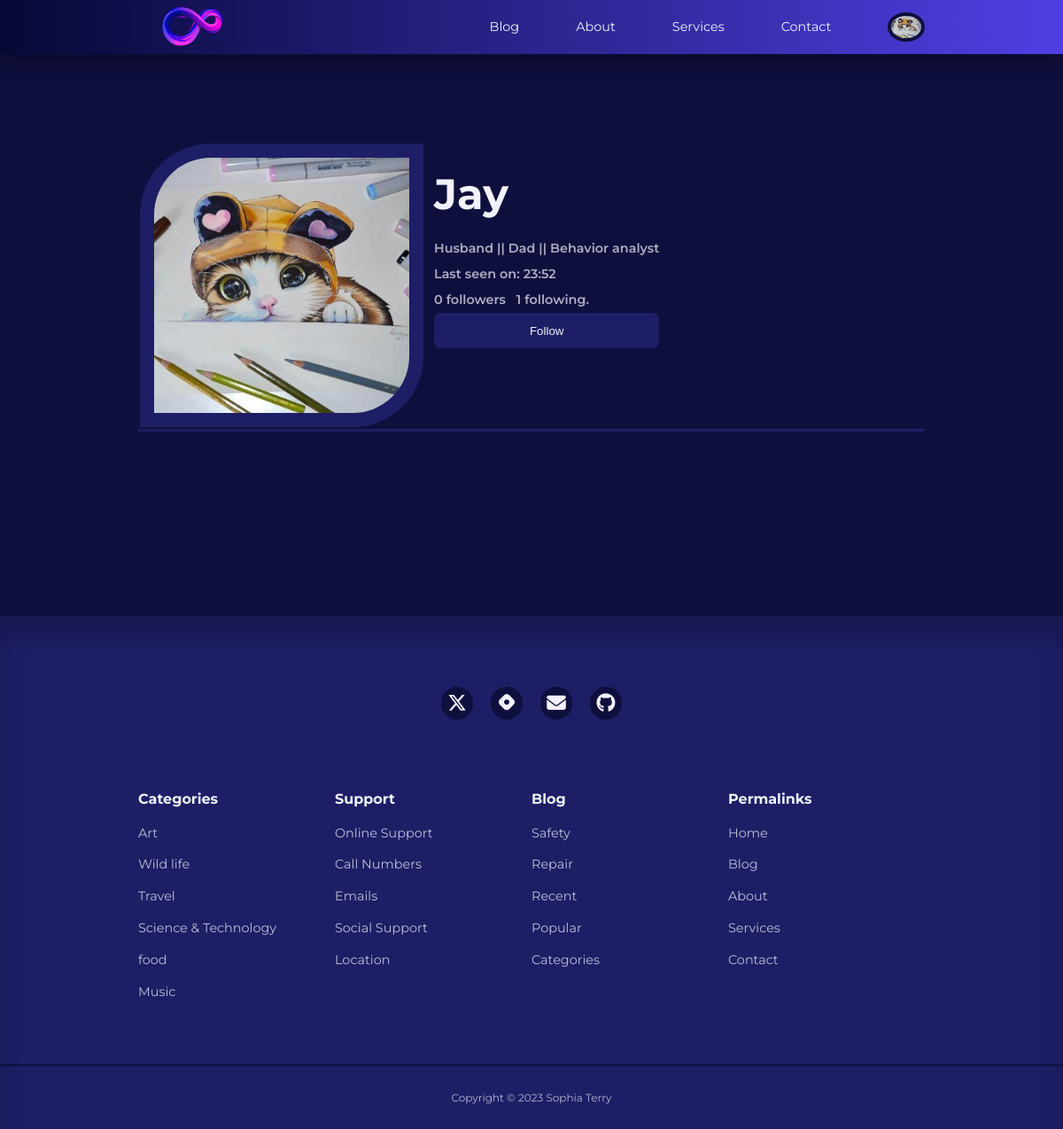
The page /user/Jay (signed in) on the database as committed earlier.
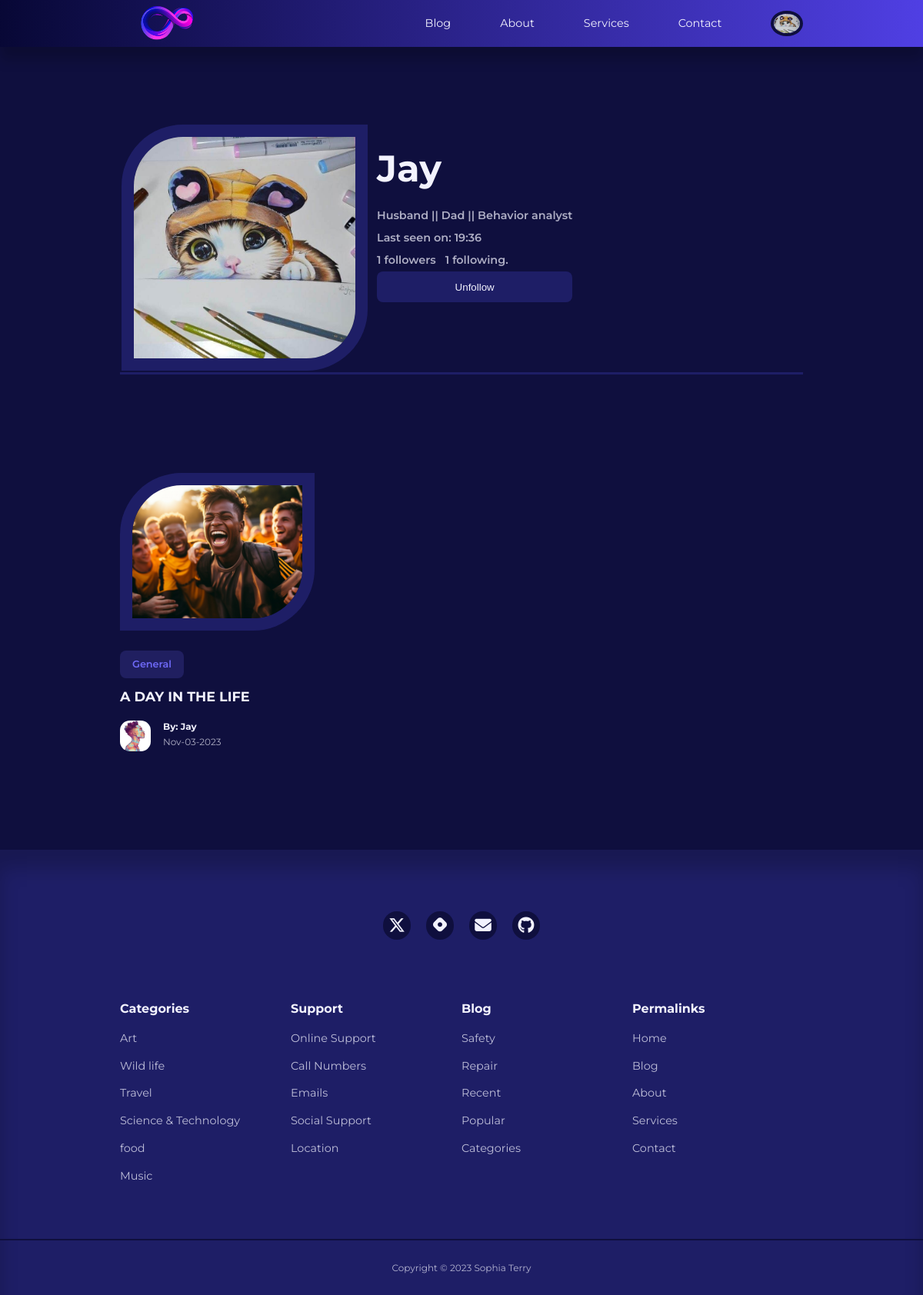
The same page on the database as committed later.
### app/models.py (models this page shows, shortened)
class User(UserMixin, db.Model):
    id = db.Column(db.Integer, primary_key=True)
    username = db.Column(db.String(100), index=True, unique=True)
    email = db.Column(db.String(120), index=True, unique=True)
    password_hash = db.Column(db.String(128))
    role = db.Column(db.String(3))
    picture = db.Column(db.String(120), nullable=True)
    posts = db.relationship('Post', backref='author', lazy='dynamic')
    about_me = db.Column(db.String(140))
    last_seen = db.Column(db.DateTime, default=datetime.utcnow)
    followed = db.relationship(
        'User', secondary=followers,
        primaryjoin=(followers.c.follower_id == id),
        secondaryjoin=(followers.c.followed_id == id),
        backref=db.backref('followers', lazy='dynamic'), lazy='dynamic'
    )
    def is_following(self, user):
        return self.followed.filter(
            followers.c.followed_id == user.id).count() > 0

class Post(db.Model):
    id = db.Column(db.Integer, primary_key=True)
    title = db.Column(db.String(120))
    content = db.Column(db.Text)
    image = db.Column(db.String(120), nullable=True)
    timestamp = db.Column(db.DateTime, index=True, default=datetime.utcnow)
    user_id = db.Column(db.Integer, db.ForeignKey('user.id', name='fk_user_id'))
    category_id = db.Column(db.Integer, db.ForeignKey('category.id', name='fk_category_id'))
    category = db.relationship('Category', backref=db.backref('posts', lazy=True))

class Category(db.Model):
    id = db.Column(db.Integer, primary_key=True)
    name = db.Column(db.String(20), unique=True, nullable=False)

### app/routes.py (the view)
@app.route('/user/<username>') #user
@login_required
def user(username):
    user = User.query.filter_by(username=username).first_or_404()
    page = request.args.get('page', 1, type=int)
    posts = user.posts.order_by(Post.timestamp.desc()).paginate(
        page=page, per_page=app.config['POSTS_PER_PAGE'], error_out=False)
    next_url = url_for('user', username=user.username, page=posts.next_num) \
        if posts.has_next else None
    prev_url = url_for('user', username=user.username, page=posts.prev_num) \
        if posts.has_prev else None
    authors = [post.author for post in posts]
    form = EmptyForm() # followers
    return render_template('user.html', user=user, posts=posts.items, authors=authors,
                            next_url=next_url, prev_url=prev_url, form=form)

### app/forms.py
class EmptyForm(FlaskForm):
    submit = SubmitField('Submit')

### app/models.py (called while the page is built)
@login.user_loader
def load_user(id):
    return User.query.get(int(id))

### app/routes.py (called while the page is built)
@app.before_request
def before_request():
    if current_user.is_authenticated:
        current_user.last_seen = datetime.utcnow()
        db.session.commit()

### app/templates/user.html (shortened to what this page needs)
{% extends "base.html" %}
{% block content %}
<div class="container profile__container">
    <table>
        <tr valign="top">
            <td>
                {% if current_user.picture %}
                <img class="display__pic" src="{{ url_for('static', filename='images/' + current_user.picture) }}">
                {% else %}
                <img src="{{ url_for('static', filename='/images/default_profile_pc.png') }}" alt="Default Image">
                {% endif %}
            </td>
            <td class="user__table">
                <h1>{{ user.username }}</h1>
                {% if user.about_me %}<p>{{ user.about_me }}</p>{% endif %}
                {% if user.last_seen %}<p>Last seen on: {{ user.last_seen.strftime('%H:%M') }}</p>{% endif %}
                <p>{{ user.followers.count() }} followers &nbsp; {{ user.followed.count() }} following.</p>
                {% if user == current_user %}
                <p>
                    <a class="link__button" href="{{ url_for('edit_profile') }}">Edit your profile</a>&nbsp;
                     <a class="link__button" href="{{ url_for('add_post') }}">Create post </a>
                </p>
                {% elif not current_user.is_following(user) %}
                 <p>
                    <form action="{{ url_for('follow', username=user.username) }}" method="post">
                        {{ form.submit(value='Follow') }}
                    </form>
                </p>
                {% else %}
               <p>
                 <form action="{{ url_for('unfollow', username=user.username) }}" method="post">
                    {{ form.submit(value='Unfollow') }}
                </form>
              </p>
              {% endif %}
            </td>
        </tr>
    </table>
    </div>
 <div>
<section class="posts">
    <div class="container posts__container">
         {% for post in posts %}
        <article class="post">
            <div class="post__thumbnail">
                {% if post.image %}
                <img src="{{ url_for('static', filename='images/' + post.image) }}" alt="Post Image">
                {% else %}
                <img src="{{ url_for('static', filename='/images/blog18.jpg') }}" alt="Default Image">
                {% endif %}
            </div>
            <div class="post__info">
             <a href="{{ url_for('category', category_name=post.category.name) }}" class="category__button">{{ post.category.name}}</a>
                    <h3 class="post__title"><a href="{{ url_for('single_post', post_id=post.id) }}">{{ post.title }}</a></h3>
                    <div class="post__author">
                        <div class="post__author-avator">
                            {% set author = authors[loop.index0] %}
                            {% if current_user.is_authenticated %}
                            <img src="{{ url_for('static', filename='images/' + author.picture) }}" alt="avatar">
                            {% else %}
                            <img src="{{ url_for('static', filename='/images/default_profile_pc.png') }}" alt="Default Image">
                            {% endif %}
                        </div>
                        <div class="post__author-info">
                            <a href="{{ url_for('user', username=post.author.username) }}">
                            <h5>By: {{post.author.username }}</h5></a>
                            <small>{{ post.timestamp.strftime('%b-%d-%Y') }}</small>
                        </div>
                    </div>
                </div>
        </article>
        {% endfor %}
    </div>
</section>
</div>
{% endblock %}

Rows that differ between the two databases and show on the page:
changed User "Jay": last_seen "23:52" → "19:36"
added Post: image (picture), category.name "General", title "A DAY IN THE LIFE", picture (picture), author.username "Jay", timestamp "Nov-03-2023"
Other text that changed with them:
{{ user.followers.count() }}: "0" → "1"
form field submit: (not shown) → "Unfollow"
form field submit: "Follow" → (not shown)
